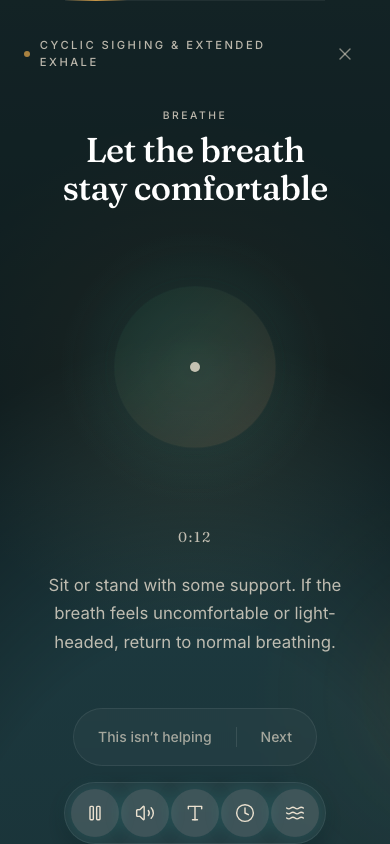
#> input picture tmp/intervention-audit/screens/01-sigh-01.png, 390 x 844 px; its folder holds only this picture in this run
$ python contact_sheets.py
#> lines starting #> are read from the running program, lines starting #| are printed output that depends on the picture
from pathlib import Path
from PIL import Image, ImageDraw, ImageFont

root = Path("tmp/intervention-audit/screens")
out = Path("tmp/intervention-audit/contact-sheets")
out.mkdir(parents=True, exist_ok=True)

groups = {}
for path in sorted(root.glob("*.png")):
    stem = path.stem
    key = "-".join(stem.split("-")[:-1])
    groups.setdefault(key, []).append(path)

font = ImageFont.load_default(size=18)
for key, paths in groups.items():
    thumb_w, thumb_h = 292, 633
    cols = min(4, len(paths))
    rows = (len(paths) + cols - 1) // cols
    sheet = Image.new("RGB", (cols * thumb_w, rows * (thumb_h + 34)), "#111820")
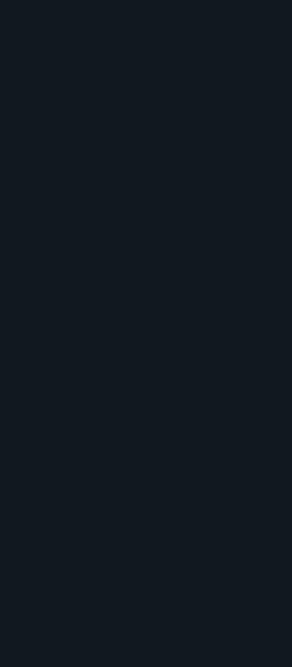
#> sheet: PIL image 292x667 RGB; mean R, G, B 17, 24, 32
    draw = ImageDraw.Draw(sheet)
    for index, path in enumerate(paths):
        image = Image.open(path).convert("RGB")
#> image is the input picture: PIL image 390x844 RGB; mean R, G, B 31.3, 49.8, 51.3
        image.thumbnail((thumb_w, thumb_h), Image.Resampling.LANCZOS)
#> image: PIL image 292x632 RGB
        x = (index % cols) * thumb_w + (thumb_w - image.width) // 2
#> x = 0
        y = (index // cols) * (thumb_h + 34) + 30
        sheet.paste(image, (x, y))
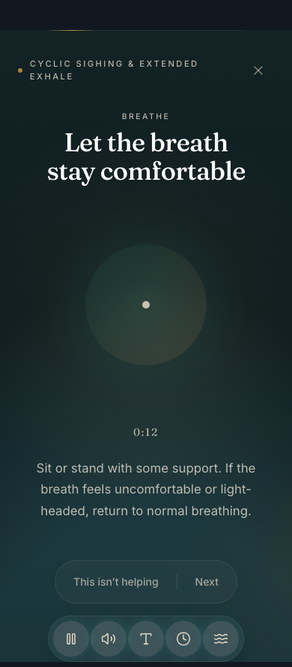
#> sheet: PIL image 292x667 RGB; mean R, G, B 30.5, 48.4, 50.2
        draw.text((x + 8, y - 24), f"SCREEN {index + 1}", fill="white", font=font)
    sheet.save(out / f"{key}.jpg", quality=88)
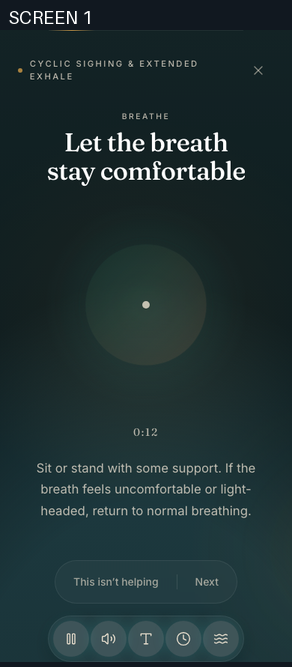
#> saved as 01-sigh.jpg: PIL image 292x667 RGB; mean R, G, B 30.9, 48.8, 50.6

$ run again, on tmp/intervention-audit/screens/03-progressive-muscle-relaxation-v2-01.png
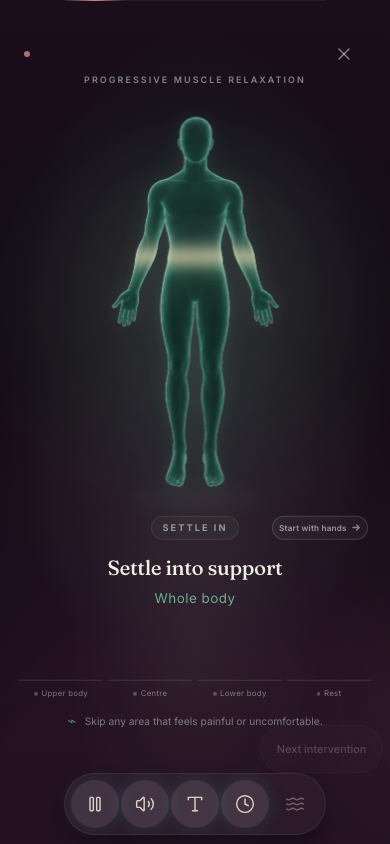
#> input picture tmp/intervention-audit/screens/03-progressive-muscle-relaxation-v2-01.png, 390 x 844 px
#> image is the input picture: PIL image 390x844 RGB; mean R, G, B 36.3, 29.6, 38.8
#> image: PIL image 292x632 RGB
#> `sheet.paste(image, (x, y))`:
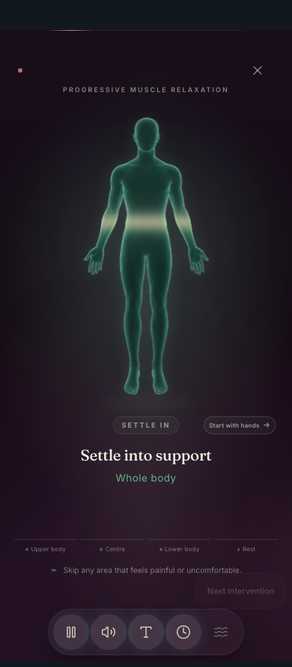
#> sheet: PIL image 292x667 RGB; mean R, G, B 35.3, 29.3, 38.4
#> `sheet.save(out / f"{key}.jpg", quality=88)`:
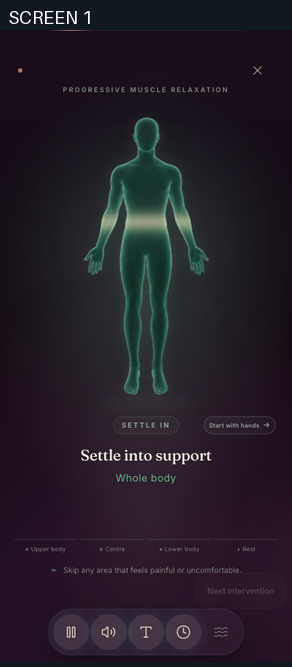
#> saved as 03-progressive-muscle-relaxation-v2.jpg: PIL image 292x667 RGB; mean R, G, B 35.7, 29.7, 38.8

$ run again, on tmp/intervention-audit/screens/01-sigh-02.png
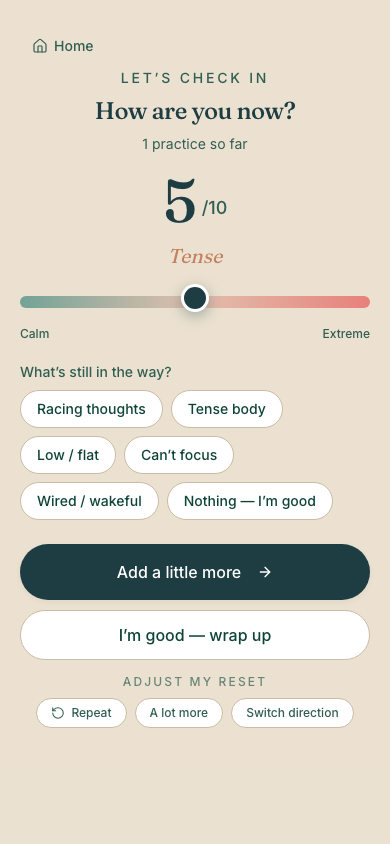
#> input picture tmp/intervention-audit/screens/01-sigh-02.png, 390 x 844 px
#> image is the input picture: PIL image 390x844 RGB; mean R, G, B 221.6, 215.9, 202.9
#> `image.thumbnail((thumb_w, thumb_h), Image.Resampling.LANCZOS)`:
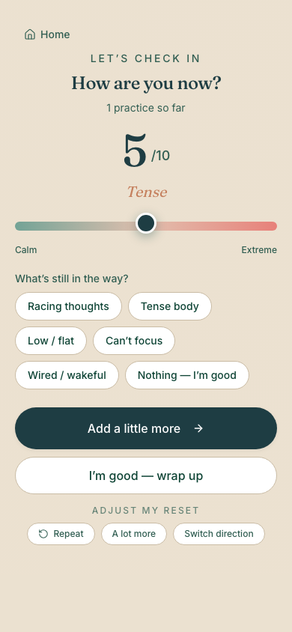
#> image: PIL image 292x632 RGB; mean R, G, B 221.5, 215.7, 202.8
#> `sheet.save(out / f"{key}.jpg", quality=88)`:
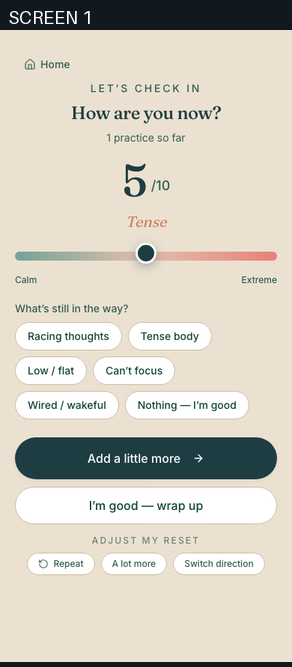
#> saved as 01-sigh.jpg: PIL image 292x667 RGB; mean R, G, B 211.1, 206.1, 194.2
